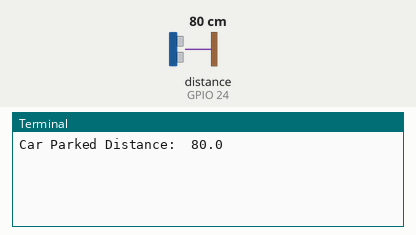
Recording of a program running on a simulated Raspberry Pi (BCM pin numbers). Shown: the last lines printed to the terminal. The inputs (shaded band) are chosen by the test bench; at power-on: distance to the obstacle (sensor on GPIO 24) 80 cm. The echo pulse lasts 58.3 µs per cm; databases and web services accept everything at once and return nothing.

Above: at 3.4 s.
3.5 s: distance to the obstacle (sensor on GPIO 24) set to 87 cm
At 4.4 s:
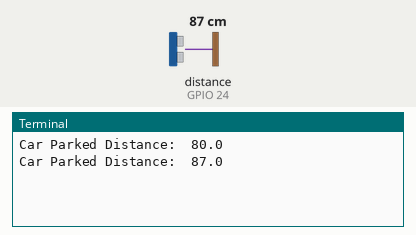
5.0 s: distance to the obstacle (sensor on GPIO 24) set to 92 cm
At 7.1 s:
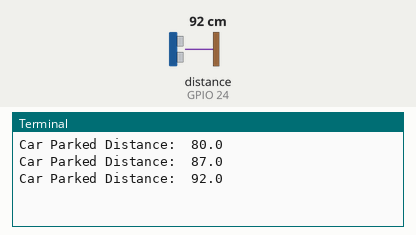
Timing chart, 0 to 8.6 s (numbered marks = the images above; inputs shaded):
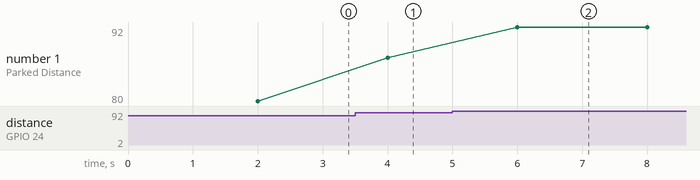

The program:

Dist_present.py
```python
# Sensor for SdID '3'

from gpiozero import DistanceSensor as distsense
from time import sleep
import mysql.connector #install mysql package on raspberry pi

if __name__ =="__main__":
    sensor = distsense(trigger = 18, echo = 24)
    dis_vec = [False]*6


#____________________________________________________________________________________________ HIDE

#MySQL Initialization

    mydb = mysql.connector.connect(
    host="parkwaydb.cvwsvf6gxkqf.us-east-2.rds.amazonaws.com",
    user="admin",
    passwd="admin123",
    database="parkwaydatabase"
    )
    mycursor = mydb.cursor()
#_____________________________________________________________________________________________ HIDE


#Continuous Loop
    while True:
        sleep(2)
        distance = round((sensor.distance*100),2)
        print ("Car Parked Distance: ",distance)

        if sum(dis_vec)==5 and distance <90:
            print("Change status to occupied")
            mycursor.execute("update spot_description set spot_status=1 where sdid=3")
            print(dis_vec)
            mydb.commit()

        if sum(dis_vec)==1 and distance>=90:
            print("Change status to unoccupied")
            mycursor.execute("update spot_description set spot_status=0 where sdid=3")
            print(dis_vec)
            mydb.commit()

        if distance <90 :
            dis_vec.append(True)
        else:
            dis_vec.append(False)

        dis_vec.pop(0)
```

Measured:
- after the input at 3.5 s, the terminal: prints a new line after 0.50 s (image 1)
- after the input at 5.0 s, the terminal: prints a new line after 1.0 s (image 2)
- plotted number 1: 80 → 87 after the input at 3.5 s, 87 → 92 after the input at 5.0 s
